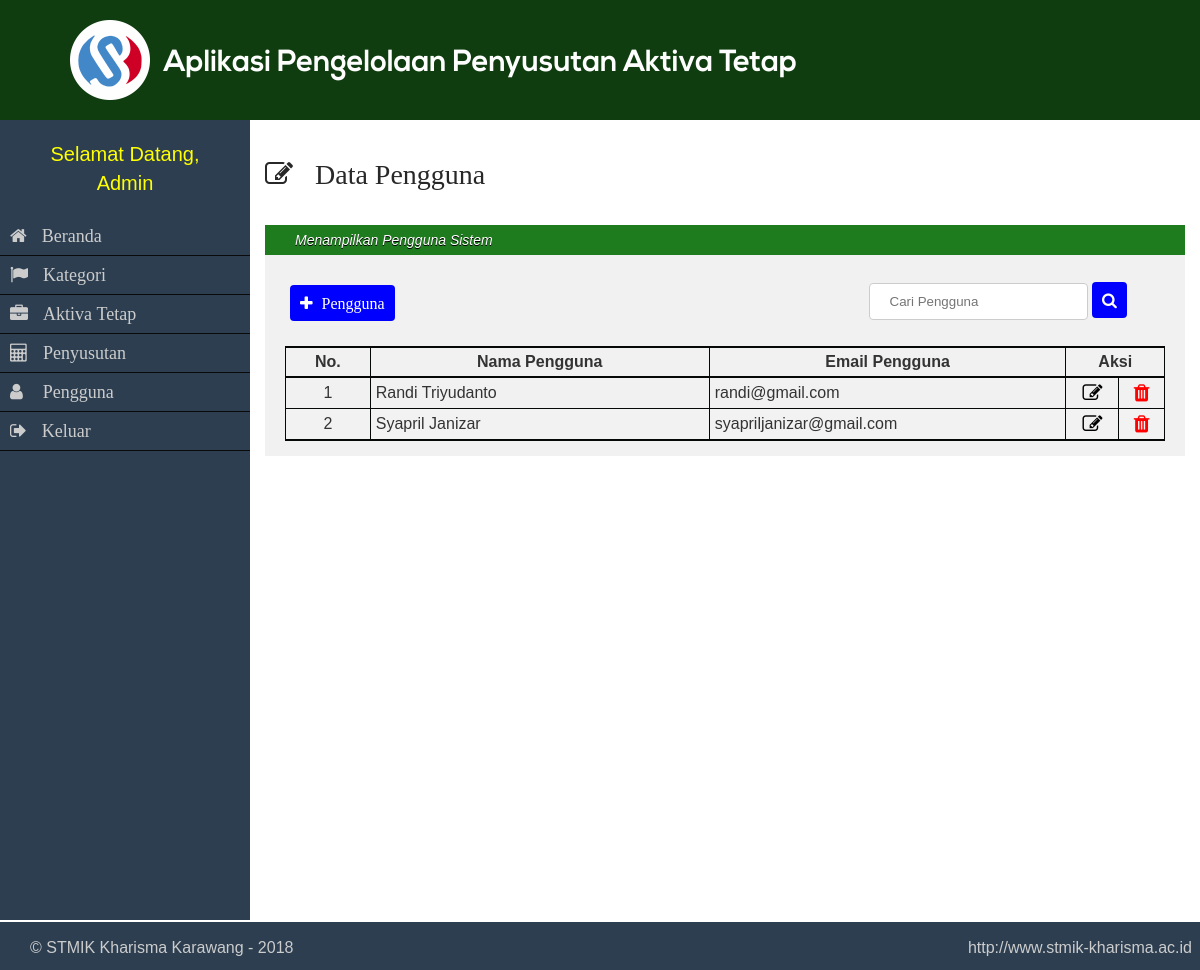
The page /user/lihatuser.php (signed in) on the database its author committed.
### tables this page shows
CREATE TABLE `pengguna` (
  `id` int(11) NOT NULL,
  `nama` varchar(100) NOT NULL,
  `email` varchar(100) NOT NULL,
  `password` varchar(100) NOT NULL
);

### class/pengguna.php (the view, shortened to what this page needs)
<?php
class pengguna {
	function tampil($cari) {
	$db = new database();
	$kon = $db->connect();
  $query = $kon->query("SELECT * FROM pengguna where id != '1' and nama like '%$cari%'");
	echo'
		<table class="table table-bordered">
			<thead style="font-weight: bold">
				<tr>
					<td width="5%" style="text-align: center">No.</td>
					<td width="20%" style="text-align: center">Nama Pengguna</td>
					<td width="20%" style="text-align: center">Email Pengguna</td>
					<td colspan="2" width="5%" style="text-align: center">Aksi</td>
				</tr>
			</thead>
			<tbody>';
				$no = 1;
				while ($row = $query->fetch_array()) {
				echo '
						<tr>
							<td style="text-align: center">'.$no.'</td>
							<td>'.$row[nama].'</td>
							<td>'.$row[email].'</td>
							<td style="text-align: center"><a href="edituser.php?id='.$row['id'].'">
							<i class="fa fa-edit" style="font-size:20px; color:black;"></i></a>
							<td style="text-align: center"><a title="Hapus" href="hapususer.php?id='.$row['id'].'"
								onclick="return confirm("Anda yakin ingin menghapus pengguna?");">
								<i class="fa fa-trash" style="font-size:20px; color:red;"></i></a>
							</td>
									 </tr>';
								$no++;
					}
					echo '
					</tbody>
				</table>
				';
	}
}
?>

### css/global.css (style rules this page uses)
* { margin: 0; padding: 0; box-sizing: border-box; }
body { font-family: sans-serif; font-size: 14px; line-height: 1.428571429; color: #333333; background-color: #ffffff; }
a { text-decoration: none; }
table { border-collapse: collapse; margin-left: 5px; margin-right: 5px; }
.table-bordered { border: 1px solid #060808; border-top-width: 2px; border-bottom-width: 2px; }
.table-bordered > thead > tr > th, .table-bordered > tbody > tr > th, .table-bordered > tfoot > tr > th, .table-bordered > thead > tr > td, .table-bordered > tbody > tr > td, .table-bordered > tfoot > tr > td { border: 1px solid #060808; }
.table-bordered > thead > tr > th, .table-bordered > thead > tr > td { border-bottom-width: 2px; }
th, td { text-align: left; padding: 5px; }
tr:nth-child(even) { background-color: #f2f2f2 }

### rows shown on the page
pengguna: nama "Randi Triyudanto", email "randi@gmail.com"
pengguna: nama "Syapril Janizar", email "syapriljanizar@gmail.com"

### other values the page prints
$_SESSION['nama'] "Admin"
